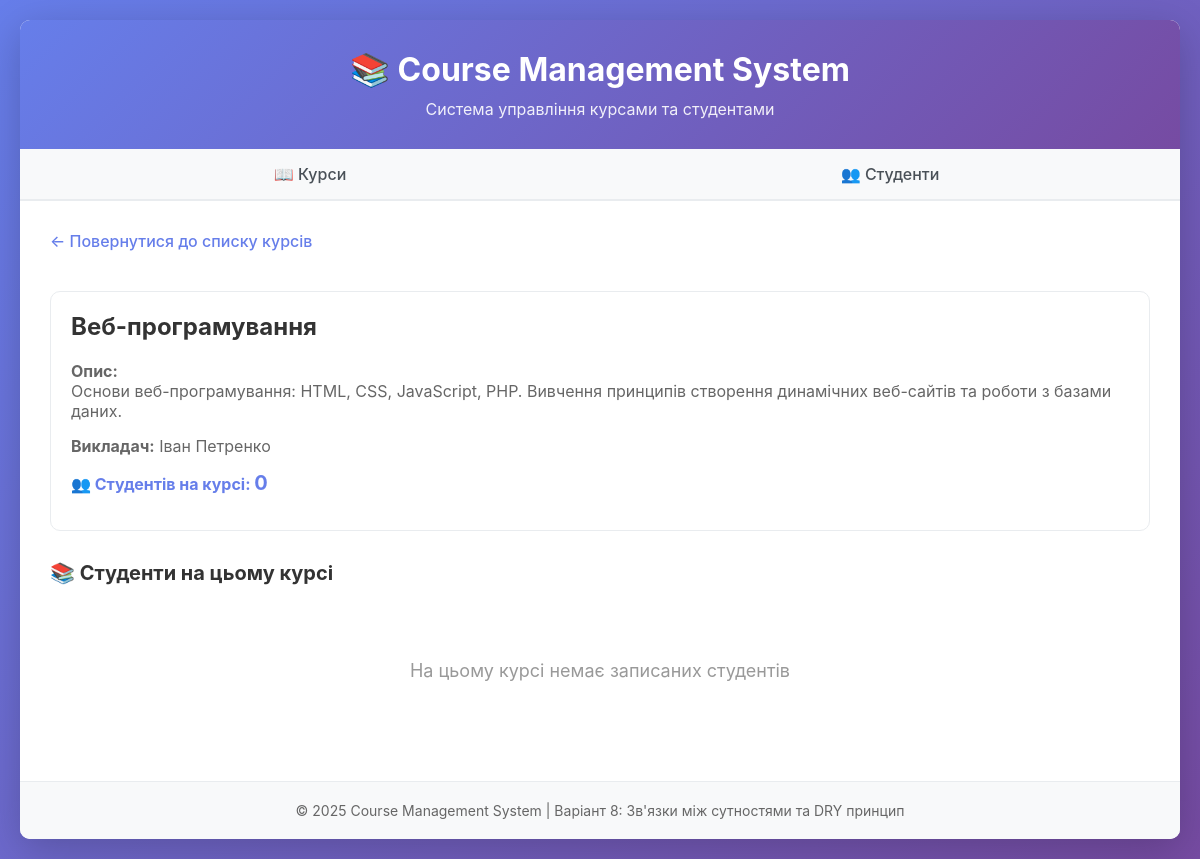
Screenshot of /index.php?action=course&id=1 with the database file from the repository.
### tables this page shows
CREATE TABLE courses (
    id INT AUTO_INCREMENT PRIMARY KEY,
    name VARCHAR(255) NOT NULL,
    description TEXT,
    instructor VARCHAR(255) NOT NULL,
    created_at TIMESTAMP DEFAULT CURRENT_TIMESTAMP,
    updated_at TIMESTAMP DEFAULT CURRENT_TIMESTAMP ON UPDATE CURRENT_TIMESTAMP
);

### src/Database.php (called while the page is built, shortened)
<?php
class Database {
    private static $instance = null;
    private $connection;
    private function __construct() {
        try {
            $dsn = 'mysql:host=' . DB_HOST . ';dbname=' . DB_NAME . ';charset=utf8mb4';
            $this->connection = new PDO(
                $dsn,
                DB_USER,
                DB_PASS,
                [
                    PDO::ATTR_ERRMODE => PDO::ERRMODE_EXCEPTION,
                    PDO::ATTR_DEFAULT_FETCH_MODE => PDO::FETCH_ASSOC,
                ]
            );
        } catch (PDOException $e) {
            die('Помилка підключення до БД: ' . $e->getMessage());
        }
    }
    public static function getInstance() {
        if (self::$instance === null) {
            self::$instance = new self();
        }
        return self::$instance;
    }
    public function execute($sql, $params = []) {
        $stmt = $this->connection->prepare($sql);
        $stmt->execute($params);
        return $stmt;
    }
    public function fetchOne($sql, $params = []) {
        $stmt = $this->execute($sql, $params);
        return $stmt->fetch();
    }
}

### src/Model.php (called while the page is built, shortened)
<?php
abstract class Model {
    protected static $table;
    protected $attributes = [];
    public function __construct($attributes = []) {
        $this->attributes = $attributes;
    }
    public function __get($name) {
        return $this->attributes[$name] ?? null;
    }
    public static function find($id) {
        $db = Database::getInstance();
        $record = $db->fetchOne('SELECT * FROM ' . static::$table . ' WHERE id = ?', [$id]);
        if ($record) {
            return new static($record);
        }
        return null;
    }
}

### src/Course.php (called while the page is built, shortened)
<?php
class Course extends Model {
    public function getStudentCount() {
        $db = Database::getInstance();
        $sql = '
            SELECT COUNT(*) as count FROM enrollments
            WHERE course_id = ?
        ';
        $result = $db->fetchOne($sql, [$this->attributes['id']]);
        return $result['count'] ?? 0;
    }
}

### views/course_show.php (the view, shortened to what this page needs)
<!DOCTYPE html>
<html lang="uk">
<head>
    <link rel="stylesheet" href="views/style.css">
</head>
<body>
    <div class="container">
        <header>
            <h1>📚 Course Management System</h1>
            <p>Система управління курсами та студентами</p>
        </header>
        <nav>
            <a href="index.php?action=courses">📖 Курси</a>
            <a href="index.php?action=students">👥 Студенти</a>
        </nav>
        <main>
            <a href="index.php?action=courses" class="back-link">← Повернутися до списку курсів</a>
            <div class="card" style="margin: 20px 0;">
                <h2><?php echo htmlspecialchars($course->name); ?></h2>
                <p style="color: #666; margin: 15px 0;">
                    <strong>Опис:</strong><br>
                    <?php echo nl2br(htmlspecialchars($course->description)); ?>
                </p>
                <p style="color: #666; margin: 15px 0;">
                    <strong>Викладач:</strong> <?php echo htmlspecialchars($course->instructor); ?>
                </p>
                <p style="color: #667eea; font-weight: bold; margin: 15px 0;">
                    👥 Студентів на курсі: <span style="font-size: 20px;"><?php echo $course->getStudentCount(); ?></span>
                </p>
            </div>
            <h3>📚 Студенти на цьому курсі</h3>
            <?php if (empty($students)): ?>
                <div class="empty-state">
                    <p>На цьому курсі немає записаних студентів</p>
                </div>
            <?php endif; ?>
        </main>
        <footer>
            <p>© 2025 Course Management System | Варіант 8: Зв'язки між сутностями та DRY принцип</p>
        </footer>
    </div>
</body>
</html>

### views/style.css (style rules this page uses)
* { margin: 0; padding: 0; box-sizing: border-box; }
body { font-family: -apple-system, BlinkMacSystemFont, 'Segoe UI', Roboto, Oxygen, Ubuntu, Cantarell, sans-serif; background: linear-gradient(135deg, #667eea 0%, #764ba2 100%); min-height: 100vh; padding: 20px; }
.container { max-width: 1200px; margin: 0 auto; background: white; border-radius: 10px; box-shadow: 0 10px 40px rgba(0,0,0,0.2); overflow: hidden; }
header { background: linear-gradient(135deg, #667eea 0%, #764ba2 100%); color: white; padding: 30px; text-align: center; }
header h1 { font-size: 32px; margin-bottom: 10px; }
header p { font-size: 16px; opacity: 0.9; }
nav { display: flex; background: #f8f9fa; border-bottom: 2px solid #e9ecef; }
nav a { flex: 1; padding: 15px 20px; text-align: center; text-decoration: none; color: #495057; font-weight: 500; transition: all 0.3s; }
main { padding: 30px; min-height: 400px; }
.card { background: white; border: 1px solid #e9ecef; border-radius: 10px; padding: 20px; transition: all 0.3s; }
.empty-state { text-align: center; padding: 60px 20px; color: #999; }
.empty-state p:first-child { font-size: 18px; margin-bottom: 10px; }
.back-link { display: inline-block; margin-bottom: 20px; color: #667eea; text-decoration: none; font-weight: 500; }
footer { background: #f8f9fa; padding: 20px; text-align: center; color: #666; font-size: 14px; border-top: 1px solid #e9ecef; }
h2 { color: #333; margin-bottom: 20px; font-size: 24px; }
h3 { color: #333; margin: 30px 0 15px 0; font-size: 20px; }

### rows the page displays
courses: name "Веб-програмування", description "Основи веб-програмування: HTML, CSS, JavaScript, PHP. Вивчення принципів створення динамічних веб-сайтів та роботи з базами даних.", instructor "Іван Петренко"

### other values shown
$course->getStudentCount() "0"
